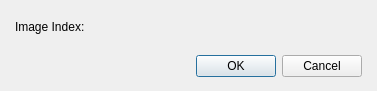
<?xml version="1.0" encoding="UTF-8"?>
<ui version="4.0">
 <class>DialogCommandRemoveAPicture</class>
 <widget class="QDialog" name="DialogCommandRemoveAPicture">
  <property name="geometry">
   <rect>
    <x>0</x>
    <y>0</y>
    <width>377</width>
    <height>91</height>
   </rect>
  </property>
  <property name="windowTitle">
   <string>Remove a picure...</string>
  </property>
  <layout class="QGridLayout" name="gridLayout">
   <property name="leftMargin">
    <number>15</number>
   </property>
   <property name="topMargin">
    <number>10</number>
   </property>
   <property name="rightMargin">
    <number>15</number>
   </property>
   <property name="bottomMargin">
    <number>10</number>
   </property>
   <item row="0" column="0">
    <layout class="QVBoxLayout" name="verticalLayout">
     <property name="spacing">
      <number>15</number>
     </property>
     <item>
      <layout class="QHBoxLayout" name="horizontalLayout">
       <item>
        <widget class="QLabel" name="labelImageIndex">
         <property name="text">
          <string>Image Index:</string>
         </property>
        </widget>
       </item>
       <item>
        <widget class="PanelPrimitiveValue" name="panelPrimitiveIndex" native="true">
         <property name="minimumSize">
          <size>
           <width>250</width>
           <height>27</height>
          </size>
         </property>
         <property name="maximumSize">
          <size>
           <width>250</width>
           <height>27</height>
          </size>
         </property>
        </widget>
       </item>
      </layout>
     </item>
     <item>
      <widget class="QDialogButtonBox" name="buttonBox">
       <property name="orientation">
        <enum>Qt::Horizontal</enum>
       </property>
       <property name="standardButtons">
        <set>QDialogButtonBox::Cancel|QDialogButtonBox::Ok</set>
       </property>
      </widget>
     </item>
    </layout>
   </item>
  </layout>
 </widget>
 <customwidgets>
  <customwidget>
   <class>PanelPrimitiveValue</class>
   <extends>QWidget</extends>
   <header>panelprimitivevalue.h</header>
   <container>1</container>
  </customwidget>
 </customwidgets>
 <resources/>
 <connections>
  <connection>
   <sender>buttonBox</sender>
   <signal>accepted()</signal>
   <receiver>DialogCommandRemoveAPicture</receiver>
   <slot>accept()</slot>
   <hints>
    <hint type="sourcelabel">
     <x>248</x>
     <y>254</y>
    </hint>
    <hint type="destinationlabel">
     <x>157</x>
     <y>274</y>
    </hint>
   </hints>
  </connection>
  <connection>
   <sender>buttonBox</sender>
   <signal>rejected()</signal>
   <receiver>DialogCommandRemoveAPicture</receiver>
   <slot>reject()</slot>
   <hints>
    <hint type="sourcelabel">
     <x>316</x>
     <y>260</y>
    </hint>
    <hint type="destinationlabel">
     <x>286</x>
     <y>274</y>
    </hint>
   </hints>
  </connection>
 </connections>
</ui>
